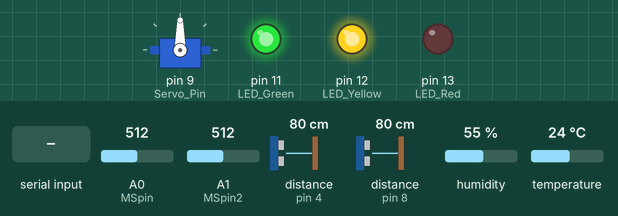
Simulated run of this sketch. Board: Arduino Uno, built with avr-gcc and run on an emulated ATmega328P. Shown: servo, output pins drawn as LEDs (lit = HIGH). Wiring (inferred from the names in the program): 2 × ultrasonic range finder: trigger pin 3, echo pin 4 / trigger pin 7, echo pin 8. The test bench sets the inputs (shaded band); at power-on: distance to the obstacle (sensors on pin 4, pin 8) 80 cm, A0 (MSpin) = 512, A1 (MSpin2) = 512, humidity 55 %, temperature 24 °C. The echo pulse lasts 58.3 µs per cm; pins used as bus, display or sensor lines are not drawn; what the sketch prints to the serial monitor is not drawn.

Above: at 1.2 s.
1.3 s: "30,150\n" received over Serial
At 1.8 s:
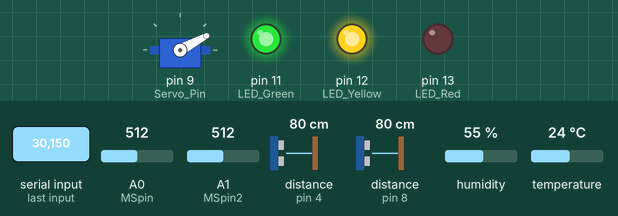
4.8 s: "90,45\n" received over Serial
At 9.0 s:
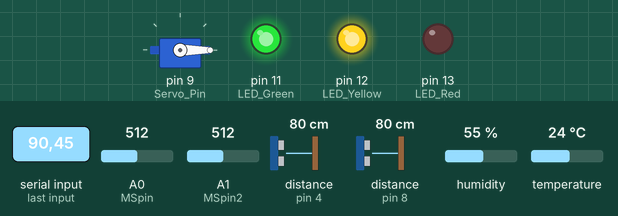
9.4 s: "200\n" received over Serial
At 10.0 s:
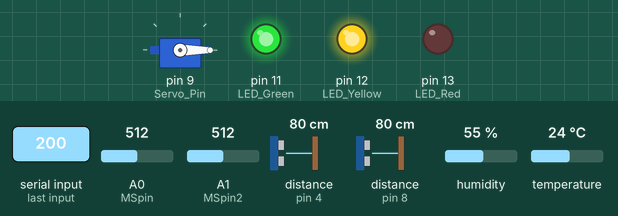
11.0 s: distance to the obstacle (sensor on pin 4) set to 17 cm
12.5 s: distance to the obstacle (sensor on pin 4) set to 14 cm
Timing chart, 0 to 15.5 s (numbered marks = the images above; inputs shaded):
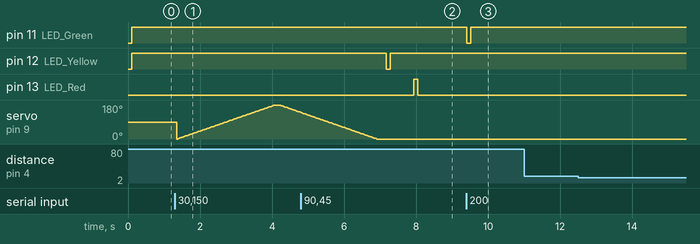

Measured:
- after the input at 4.8 s, pin 13 (LED_Red): LOW → HIGH after 3.1 s, → LOW 0.11 s later
- after the input at 9.4 s, pin 11 (LED_Green): HIGH → LOW at once, → HIGH 0.11 s later
- after the input at 11.0 s, every drawn part: stays the same
- after the input at 12.5 s, every drawn part: stays the same

The sketch:

Group_Project.ino
```cpp
#define echoPin 8
#define trigPin 7
#define echoPin3 4
#define trigPin3 3

long duration;
long distance;

long duration3;
long distance3;

int LED_Red = 13;
int LED_Yellow = 12;
int LED_Green = 11;

int MSpin = A0;
int MSpin2 = A1;
int moistureValue;
int moistureValue2;
int moistureLimit=30;
float moisturePercent;
float moisturePercent2;

bool red = false;
bool yellow =false;
bool green = false;
bool servo = false;

#include <Servo.h>

Servo myservo;
int Servo_Pin = 9;
int pos = 0;

#include "DHT.h"

#define DHTPIN 6
#define DHTTYPE DHT11

DHT dht(DHTPIN, DHTTYPE);

unsigned long start_time;
unsigned long timed_event;
unsigned long current_time; // millis() function returns unsigned long

void setup() {
  // put your setup code here, to run once:
  Serial.begin(9600);

  timed_event = 3000; // after 1000 ms trigger the event
  current_time = millis();
  start_time = current_time;

  myservo.attach(Servo_Pin);

  pinMode(MSpin,INPUT);
  pinMode(MSpin2, INPUT);
  pinMode(LED_Red,OUTPUT);
  pinMode(LED_Yellow,OUTPUT);
  pinMode(LED_Green,OUTPUT);
  pinMode(echoPin, INPUT);
  pinMode(trigPin, OUTPUT);

  pinMode(echoPin3, INPUT);
  pinMode(trigPin3, OUTPUT);

  dht.begin();
}

void loop() {

  //Ultrasonic sensor 1
  digitalWrite(trigPin, LOW);
  delayMicroseconds(2);

  digitalWrite(trigPin, HIGH);
  delayMicroseconds(10);

  digitalWrite(trigPin, LOW);

  duration = pulseIn(echoPin, HIGH);

  distance = duration/58.2;

  delay(50);


  //Ultrasonic sensor 2
  digitalWrite(trigPin3, LOW);
  delayMicroseconds(2);

  digitalWrite(trigPin3, HIGH);
  delayMicroseconds(10);

  digitalWrite(trigPin3, LOW);

  duration3 = pulseIn(echoPin3, HIGH);

  distance3 = duration3/58.2;

  delay(50);


  // Write serial communication to RPI(grass detection)
  if(distance < 15 || yellow == true)
  {
    Serial.write(18);
  }
  else
  {
    digitalWrite(LED_Yellow,HIGH);
  }

  if(distance3 < 15 || green == true)
  {
    Serial.write(19);
  }
  else
  {
    digitalWrite(LED_Green,HIGH);
  }

  //Soil moisture sensors
  moistureValue = analogRead(MSpin);
  moisturePercent = (100-
  ((moistureValue/1023.00)*100));

  if(moisturePercent<moistureLimit || servo == true)
   {
    if( pos == 0){
      Serial.write(20);
      pos = 180;
    }
   }
   else
   {
    if(pos != 0){
       for (pos = 180; pos >= 0; pos -= 1) {
       myservo.write(pos);
       delay(15);
      }
     pos = 0;
    }
   }

   moistureValue2 = analogRead(MSpin2);
   moisturePercent2 = (100-
   ((moistureValue2/1023.00)*100));

  if(moisturePercent2<moistureLimit || red == true)
   {
    Serial.write(21);
   }
   else
   {
    digitalWrite(LED_Red,LOW);
   }


  //DHT11 sensor(Temperature)
  float h = dht.readHumidity();
  // Read temperature as Celsius
  float t = dht.readTemperature();
  // Read temperature as Fahrenheit
  float f = dht.readTemperature(true);

  //Print output/Serial from arduino to RPI
  current_time = millis(); // update the timer every cycle

  if (current_time - start_time >= timed_event) {
      Serial.print(0);
      Serial.print(", ");
      Serial.print(moisturePercent);
      Serial.print(", ");
      Serial.print(moisturePercent2);
      Serial.print(", ");
      Serial.print(distance);
      Serial.print(", ");
      Serial.print(distance3);
      Serial.print(", ");
      Serial.print(t);
      Serial.println();
    start_time = current_time;  // reset the timer
  }


  // Read serial communication from RPI
  if (Serial.available() > 0) {
    int pin_num = Serial.read() - '0';

    switch (pin_num) {
      case 1:
        digitalWrite(LED_Yellow,LOW);
        break;
      case 2:
        digitalWrite(LED_Green,LOW);
        break;
      case 3:
        for (pos = 0; pos <= 180; pos += 1) {
          myservo.write(pos);
          delay(15);
        }
        break;
      case 4:
        digitalWrite(LED_Red,HIGH);
        break;
      case 5:
        servo = true;
        break;
      case 6:
        red = true;
        break;
      case 7:
        servo = false;
        break;
      case 8:
        red = false;
        break;
      default:
        break;
    }

  }
}
```
